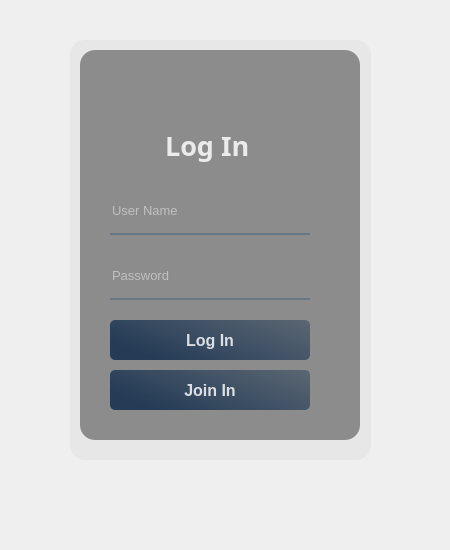
<?xml version="1.0" encoding="UTF-8"?>
<ui version="4.0">
 <class>Form</class>
 <widget class="QWidget" name="Form">
  <property name="geometry">
   <rect>
    <x>0</x>
    <y>0</y>
    <width>450</width>
    <height>550</height>
   </rect>
  </property>
  <property name="windowTitle">
   <string>Form</string>
  </property>
  <widget class="QWidget" name="widget" native="true">
   <property name="geometry">
    <rect>
     <x>30</x>
     <y>30</y>
     <width>370</width>
     <height>480</height>
    </rect>
   </property>
   <property name="styleSheet">
    <string notr="true">QPushButton#pushButton{
	background-color: qlineargradient(spread:pad, x1:0, y1:0.505682, x2:1, y2:0, stop:0 rgba(20, 47, 78, 219), stop:1 rgba(85, 98, 112, 226));
	color:rgba(255,255,255,210);
	border-radius:5px;
}
QPushButton#pushButton:hover{
	background-color: qlineargradient(spread:pad, x1:0, y1:0.505682, x2:1, y2:0, stop:0 rgba(40, 67, 98, 219), stop:1 rgba(105, 118, 132, 226));
}
QPushButton#pushButton:pressed{
	padding-left:5px;
	padding-top:5px;
	background-color:rgba(105,118,132,200);
}
QPushButton#pushButton_2{
	background-color: qlineargradient(spread:pad, x1:0, y1:0.505682, x2:1, y2:0, stop:0 rgba(20, 47, 78, 219), stop:1 rgba(85, 98, 112, 226));
	color:rgba(255,255,255,210);
	border-radius:5px;
}
QPushButton#pushButton_2:hover{
	background-color: qlineargradient(spread:pad, x1:0, y1:0.505682, x2:1, y2:0, stop:0 rgba(40, 67, 98, 219), stop:1 rgba(105, 118, 132, 226));
}
QPushButton#pushButton_2:pressed{
	padding-left:5px;
	padding-top:5px;
	background-color:rgba(105,118,132,200);
}</string>
   </property>
   <widget class="QLabel" name="label">
    <property name="geometry">
     <rect>
      <x>40</x>
      <y>10</y>
      <width>300</width>
      <height>420</height>
     </rect>
    </property>
    <property name="styleSheet">
     <string notr="true">border-image: url(:/images/images/login.jpg);
border-radius:20px</string>
    </property>
    <property name="text">
     <string/>
    </property>
   </widget>
   <widget class="QLabel" name="label_2">
    <property name="geometry">
     <rect>
      <x>40</x>
      <y>10</y>
      <width>301</width>
      <height>420</height>
     </rect>
    </property>
    <property name="styleSheet">
     <string notr="true">background-color: qlineargradient(spread:pad, x1:0, y1:0, x2:0, y2:0, stop:0 rgba(0, 0, 0, 9), stop:0.375 rgba(0, 0, 0, 50),stop:0.835226 rgba(0,0,0,75));
border-radius: 15px</string>
    </property>
    <property name="text">
     <string/>
    </property>
   </widget>
   <widget class="QLabel" name="label_3">
    <property name="geometry">
     <rect>
      <x>50</x>
      <y>20</y>
      <width>280</width>
      <height>390</height>
     </rect>
    </property>
    <property name="styleSheet">
     <string notr="true">background-color:rgba(0,0,0,100);
border-radius:15px;</string>
    </property>
    <property name="text">
     <string/>
    </property>
   </widget>
   <widget class="QLabel" name="label_4">
    <property name="geometry">
     <rect>
      <x>135</x>
      <y>95</y>
      <width>111</width>
      <height>40</height>
     </rect>
    </property>
    <property name="font">
     <font>
      <family>Magneto</family>
      <pointsize>20</pointsize>
      <weight>75</weight>
      <bold>true</bold>
     </font>
    </property>
    <property name="styleSheet">
     <string notr="true">color:rgba(255,255,255,210);</string>
    </property>
    <property name="text">
     <string>Log In</string>
    </property>
   </widget>
   <widget class="QLineEdit" name="lineEdit">
    <property name="geometry">
     <rect>
      <x>80</x>
      <y>165</y>
      <width>200</width>
      <height>40</height>
     </rect>
    </property>
    <property name="font">
     <font>
      <pointsize>10</pointsize>
     </font>
    </property>
    <property name="styleSheet">
     <string notr="true">background-color:rgba(0,0,0,0);
border:none;
border-bottom:2px solid rgba(105,118,132,255);
color:rgba(255,255,255,230);
padding-bottom:7px</string>
    </property>
    <property name="placeholderText">
     <string>User Name</string>
    </property>
   </widget>
   <widget class="QLineEdit" name="lineEdit_2">
    <property name="geometry">
     <rect>
      <x>80</x>
      <y>230</y>
      <width>200</width>
      <height>40</height>
     </rect>
    </property>
    <property name="font">
     <font>
      <pointsize>10</pointsize>
     </font>
    </property>
    <property name="styleSheet">
     <string notr="true">background-color:rgba(0,0,0,0);
border:none;
border-bottom:2px solid rgba(105,118,132,255);
color:rgba(255,255,255,230);
padding-bottom:7px</string>
    </property>
    <property name="echoMode">
     <enum>QLineEdit::Password</enum>
    </property>
    <property name="placeholderText">
     <string>Password</string>
    </property>
   </widget>
   <widget class="QPushButton" name="pushButton">
    <property name="geometry">
     <rect>
      <x>80</x>
      <y>290</y>
      <width>200</width>
      <height>40</height>
     </rect>
    </property>
    <property name="font">
     <font>
      <pointsize>12</pointsize>
      <weight>75</weight>
      <bold>true</bold>
     </font>
    </property>
    <property name="text">
     <string>Log In</string>
    </property>
   </widget>
   <widget class="QPushButton" name="pushButton_2">
    <property name="geometry">
     <rect>
      <x>80</x>
      <y>340</y>
      <width>200</width>
      <height>40</height>
     </rect>
    </property>
    <property name="font">
     <font>
      <pointsize>12</pointsize>
      <weight>75</weight>
      <bold>true</bold>
     </font>
    </property>
    <property name="styleSheet">
     <string notr="true"/>
    </property>
    <property name="text">
     <string>Join In</string>
    </property>
   </widget>
   <zorder>label_2</zorder>
   <zorder>label</zorder>
   <zorder>label_3</zorder>
   <zorder>label_4</zorder>
   <zorder>lineEdit</zorder>
   <zorder>lineEdit_2</zorder>
   <zorder>pushButton</zorder>
   <zorder>pushButton_2</zorder>
  </widget>
 </widget>
 <resources>
  <include location="res.qrc"/>
 </resources>
 <connections>
  <connection>
   <sender>pushButton</sender>
   <signal>clicked()</signal>
   <receiver>Form</receiver>
   <slot>login()</slot>
   <hints>
    <hint type="sourcelabel">
     <x>159</x>
     <y>342</y>
    </hint>
    <hint type="destinationlabel">
     <x>420</x>
     <y>464</y>
    </hint>
   </hints>
  </connection>
  <connection>
   <sender>pushButton_2</sender>
   <signal>clicked()</signal>
   <receiver>Form</receiver>
   <slot>register()</slot>
   <hints>
    <hint type="sourcelabel">
     <x>239</x>
     <y>391</y>
    </hint>
    <hint type="destinationlabel">
     <x>422</x>
     <y>405</y>
    </hint>
   </hints>
  </connection>
 </connections>
 <slots>
  <slot>login()</slot>
  <slot>register()</slot>
 </slots>
</ui>
